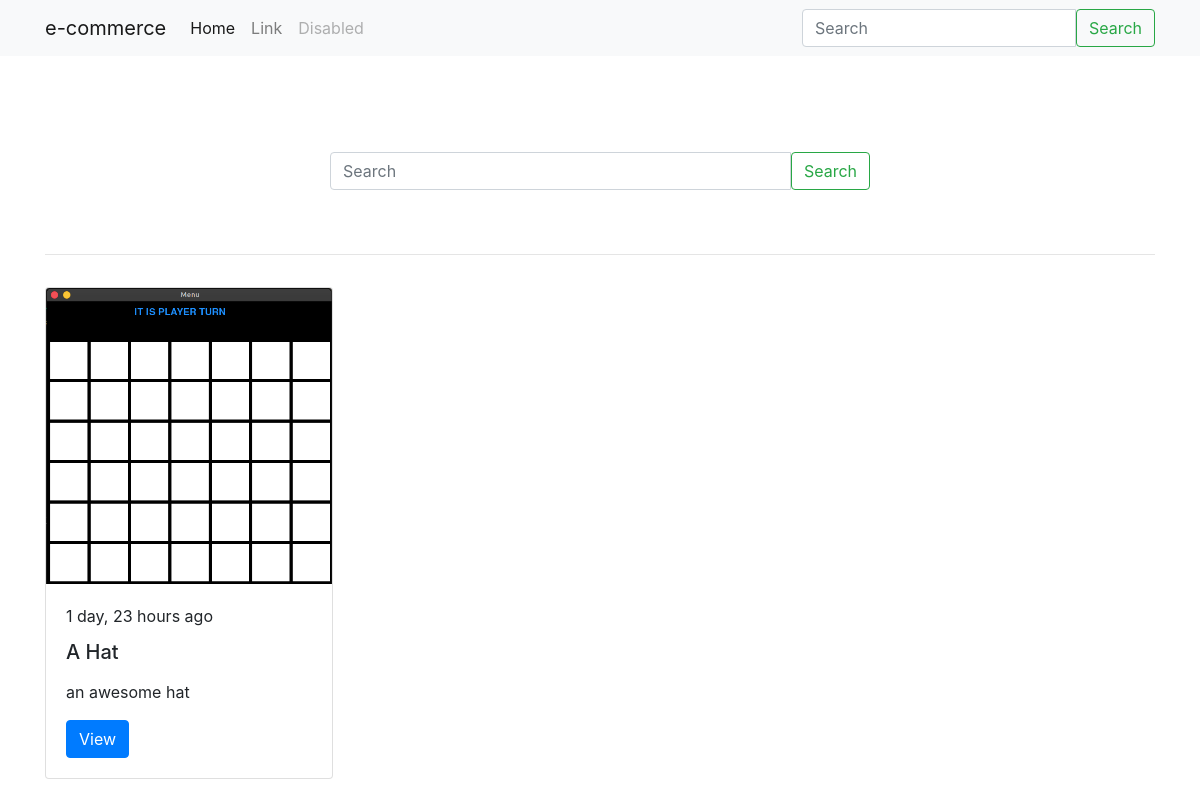
The app's page /search/ with its own data.
### products/models.py (models this page shows, shortened)
class Product(models.Model):
    title = models.CharField(max_length=250, null=True,
                             blank=True, unique=True)
    slug = models.SlugField(blank=True, null=True, unique=True, editable=False)
    description = models.TextField(null=True, blank=True)
    price = models.DecimalField(
        default=0, decimal_places=2, max_digits=20, null=True)
    image = models.ImageField(
        upload_to=upload_image_path, null=True, blank=True)
    featured = models.BooleanField(default=False)
    is_active = models.BooleanField(default=True)
    created_at = models.DateTimeField(auto_now_add=True)
    id = models.UUIDField(default=uuid.uuid4, unique=True,
                          primary_key=True, editable=False)
    objects = ProductManager()
    def get_absolute_url(self):
        return reverse("detail", kwargs={'slug': self.slug})

### search/views.py (the view)
# urls.py: path('', views.search_product_list_view, name='search-products'),
def search_product_list_view(request):
    query = request.GET.get('q', None)
    if query is not None:
        querySet = Product.objects.search(query)
    else:
        querySet = Product.objects.get_featured()
    context = {
        'object_list': querySet
    }
    return render(request, 'search/view.html', context)

### products/models.py (called while the page is built)
    def get_queryset(self):
        return ProductQuerySet(self.model, using=self._db)

    def get_featured(self):
        qs = self.get_queryset().filter(featured=True)
        if qs.count() > 0:
            return qs
        return None

### search/templates/search/view.html
{% extends 'layouts/base.html' %}
{% block content %}
<div class="row mb-3">
    {% if request.GET.q %}
    <div class="col-12 mb-3">
        Results for <span class="lead text-bold">{{ request.GET.q }}</>
    </div>
    {% else %}
    <div class="col-12 col-md-6 mx-auto py-5">
      {%include 'search/snippets/search_form.html' %}
    </div>
    {% endif %}
    <div class="col-12">
        <hr/>
    </div>
</div>
<div class="row">
    {% for product in object_list %}
    <div class="col-4 col-sm-4 col-md-6 col-lg-4">
        {% include 'products/snippets/card.html' with product=product %}
    </div>
    {% endfor %}
</div>
{% endblock %}

### products/templates/products/snippets/card.html
<div class="card" style="width: 18rem">
  <img class="card-img-top" src="{{ product.image.url }}" alt="Card image cap" />
  <div class="card-body">
    <p class="card-title">{{ product.created_at|timesince }} ago</p>
    <h5 class="card-title">{{ product.title }}</h5>
    <p class="card-text">
      {{ product.description|linebreaks }}
    </p>
    <a href="{{ product.get_absolute_url }}" class="btn btn-primary">View</a>
  </div>
</div>

### records on screen
Product: image (picture), created_at "1 day, 23 hours", title "A Hat", description "an awesome hat"
